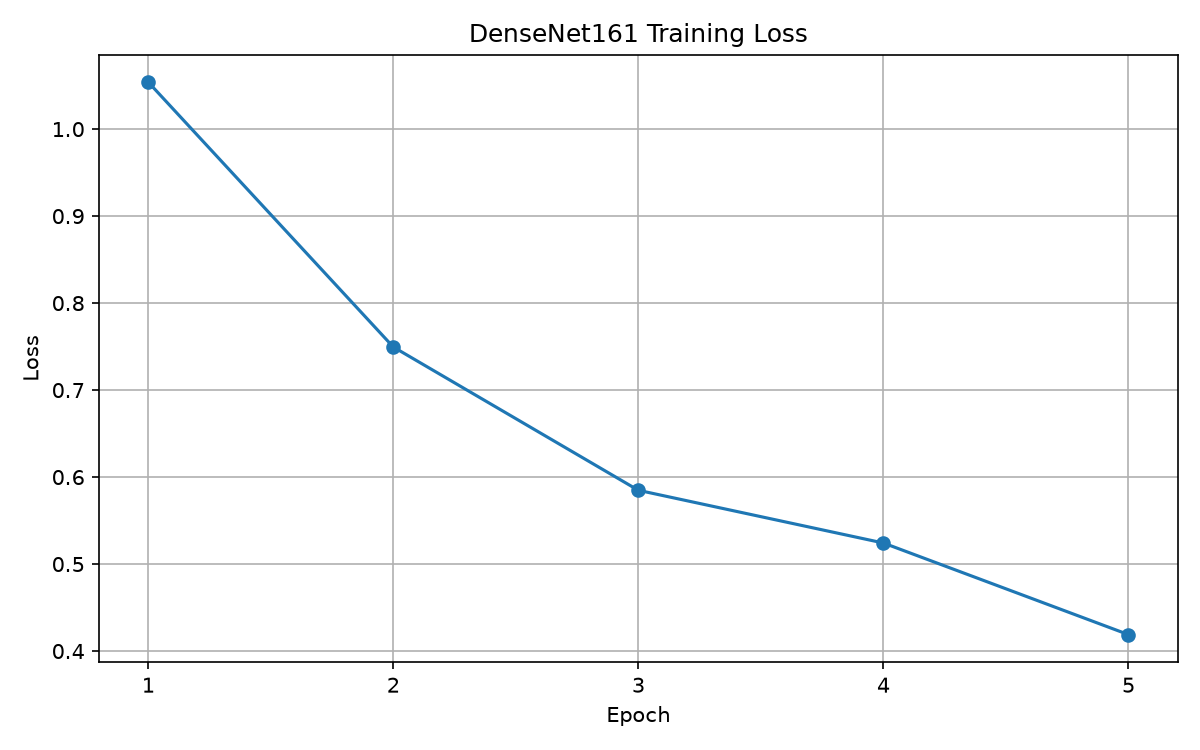

Generate this figure with Python:
import matplotlib.pyplot as plt


# Epoch별 Loss
epochs = [1, 2, 3, 4, 5]

losses = [
    1.0540,
    0.7495,
    0.5848,
    0.5242,
    0.4189
]


# 그래프 생성
plt.figure(figsize=(8, 5))

plt.plot(
    epochs,
    losses,
    marker="o"
)

plt.xlabel("Epoch")
plt.ylabel("Loss")

plt.title(
    "DenseNet161 Training Loss"
)

plt.xticks(epochs)

plt.grid(True)

plt.tight_layout()


# 저장
plt.savefig(
    "loss_curve.png",
    dpi=150
)

plt.show()

print("Loss 그래프 저장 완료: loss_curve.png")
